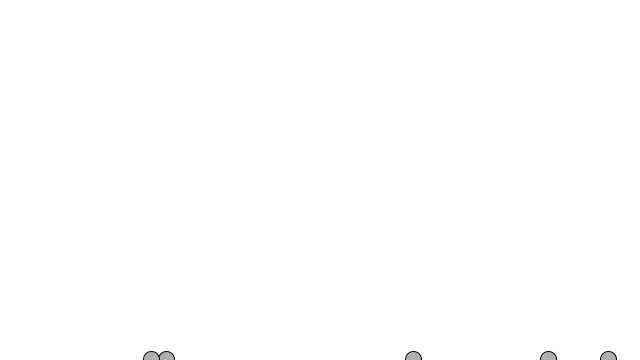
Frame 1 (no input)
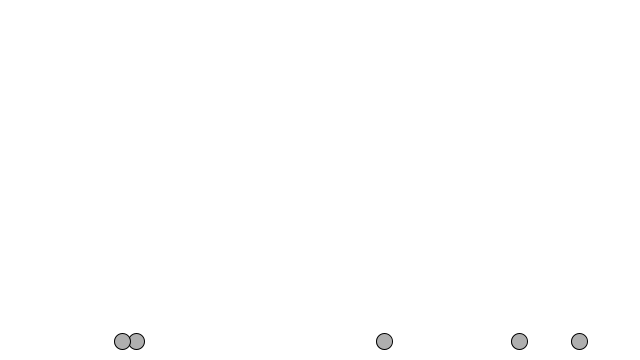
Frame 60 (the mouse pressed at the canvas centre just before this capture)
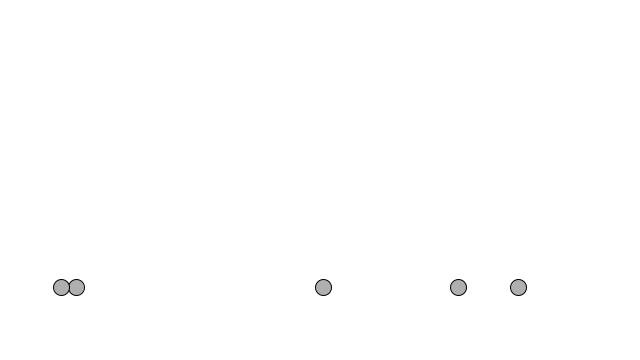
Frame 120 (the mouse held since frame 60 and released just before this capture)

The Processing sketch that drew these frames (run headless with seeded random() and noise(); from frame 60 on, the mouse is pressed at the canvas centre):

// Processing sketch: exercise2_2
// ── exercise2_2.pde
Mover[] movers =  new Mover[5];

PVector wind = new PVector( 0.0, 0.0 );
PVector hellium = new PVector( 0.0, -0.1 );
float noise_t;

void setup()
{
  size(640,360);
  background(255);
  noise_t = 0;
  
  for( int i = 0; i < movers.length; i++ )
  {
    movers[i] = new Mover();
  }
}

void draw()
{
  background(255);
  
  float perlin = map( noise(noise_t), 0, 1, -1, 1.);
  wind = new PVector( perlin, 0);

  for(int i = 0; i<movers.length; i++)
  {
    movers[i].applyForce(wind);
    movers[i].applyForce(hellium);
    movers[i].update();
    movers[i].checkEdges();
    movers[i].display();
  }
  
  noise_t++;
}
// ── Movers.pde
class Mover
{
  PVector location;
  PVector velocity;
  PVector acceleration;
  float topspeed;
  float mass; //　質量
  
  Mover()
  {
    location = new PVector( random(width), height );
    velocity = new PVector( 0,0 );
    acceleration = new PVector( 0,0 );
    topspeed = 10;
    mass = 10;
  }

  void update()
  {
    velocity.add(acceleration);
    velocity.limit(topspeed);  //速度上限
    velocity.limit(-topspeed);  // 速度下限(?)
    location.add(velocity);
    acceleration.mult(0);
  }
  
  void checkEdges()
  {
    if(location.x > width)
    {
      location.x = width;
      velocity.x *= (-0.1);
    } else if ( location.x < 0 ) 
    {
      location.x = 0;
      velocity.x *= (-0.1);
    }
  
    if(location.y > height)
    {
      location.y = height;
      velocity.y *= (-1);
      
    } else if ( location.y < 0 )
    {
      location.y = 0;
      velocity.y *= (-0.4);
    }
  }

  void display()
  {
    stroke(0);
    fill(175);
    ellipse(location.x, location.y, 16, 16 );
  }

  void applyForce(PVector force)
  {
    force = PVector.div(force,mass);
    acceleration.add(force);
  }
}
